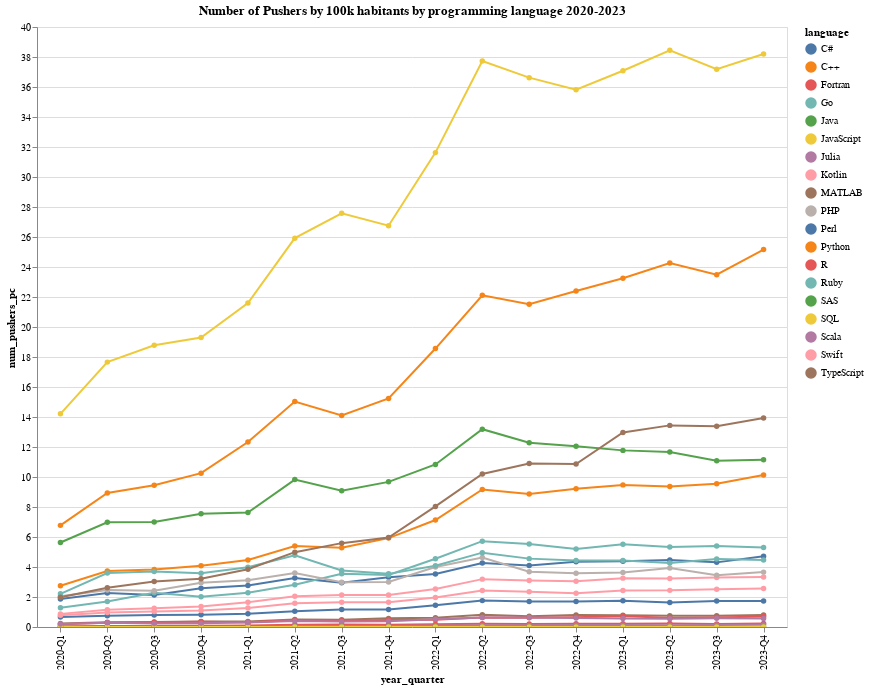

The notebook cell saved with this chart:
### Code cell
# data5 = data3.groupby(['language', 'year', 'quarter', 'time']).agg({'num_pushers': 'sum'}).reset_index()
# data5
data_nogpt = data2[(data2["gpt_available"] == 0) & (data2["iso2_code"] != "CN") 
                   & (data2["iso2_code"] != "RU")]

data5 = data_nogpt.groupby(['language', 'year', 'quarter', 'year_quarter']).agg({'num_pushers_pc': 'mean'}).reset_index()
# Grafico de líneas con puntos superpuestos
alt.Chart(data5, height=600, width=750).mark_line(point=True, color='darkblue').encode(
    y='num_pushers_pc',
    x='year_quarter',
    color='language',
    tooltip=['num_pushers_pc', 'year_quarter', 'language']
).interactive().properties(
    title='Number of Pushers by 100k habitants by programming language 2020-2023'
)

### Figure 1 — Vega-Lite specification as saved in the notebook (floating-point values rounded to 4 significant figures; data arrays with more than 128 entries replaced by an {"elided": "..."} marker saying what was removed)
{"config": {"view": {"continuousWidth": 300, "continuousHeight": 300}}, "data": {"name": "data-fb21d58118ebdaabcd0fe5a6dee8edad"}, "mark": {"type": "line", "color": "darkblue", "point": true}, "encoding": {"color": {"field": "language", "type": "nominal"}, "tooltip": [{"field": "num_pushers_pc", "type": "quantitative"}, {"field": "year_quarter", "type": "nominal"}, {"field": "language", "type": "nominal"}], "x": {"field": "year_quarter", "type": "nominal"}, "y": {"field": "num_pushers_pc", "type": "quantitative"}}, "height": 600, "params": [{"name": "param_2", "select": {"type": "interval", "encodings": ["x", "y"]}, "bind": "scales"}], "title": "Number of Pushers by 100k habitants by programming language 2020-2023", "width": 750, "$schema": "https://vega.github.io/schema/vega-lite/v5.17.0.json", "datasets": {"data-fb21d58118ebdaabcd0fe5a6dee8edad": {"elided": "304 records"}}}
